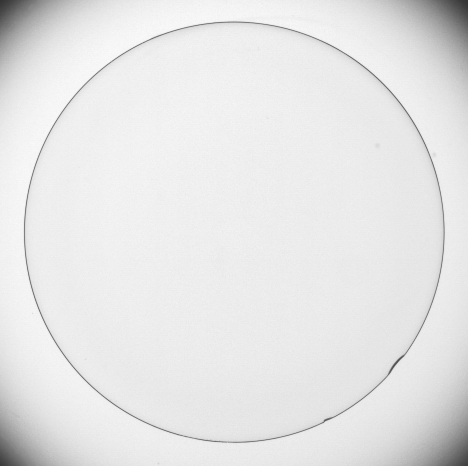
#> input picture Jupyter Notebook/contact_lens.tif, 468 x 466 px
$ jupyter execute --allow-errors en2550_lec03_spatial_filtering.ipynb   (shell and % lines are left out)   (older library calls are emulated)
#> lines starting #> are read from the running program, lines starting #| are printed output that depends on the picture; long printed decimals are rounded
# Averrage Fitlering Using Loops
Do not use this as this is inefficient and does not work for any kernel in gerneral due not doing a propper convertion to uint8.

[cell 1]
import cv2 as cv
import matplotlib.pyplot as plt
import numpy as np
import math

# [11 lines left out: function filter, not called in this run]

img = cv.imread('../images/keira.jpg', cv.IMREAD_REDUCED_GRAYSCALE_8)
f, axarr = plt.subplots(1,2)
#> (the rest of this cell did not finish here and is left out)

# Averaging Using Filt2D

[cell 2]
import cv2 as cv
import numpy as np
from matplotlib import pyplot as plt

img = cv.imread('../images/gal.jpg', cv.IMREAD_REDUCED_GRAYSCALE_2)

# Averaging
kernel = np.ones((3,3),np.float32)/9
#> (the rest of this cell did not finish here and is left out)

# Sobel Vertical

[cell 3]
import cv2 as cv
import numpy as np
from matplotlib import pyplot as plt

img = cv.imread('contact_lens.tif', cv.IMREAD_REDUCED_GRAYSCALE_2)
#> img is the input picture: shape (466, 468); min 51, max 250, mean 229.6

# Sobel vertical
kernel = np.array([(-1, -2, -1), (0, 0, 0), (1, 2, 1)], dtype='float')
imgc = cv.filter2D(img,-1,kernel)
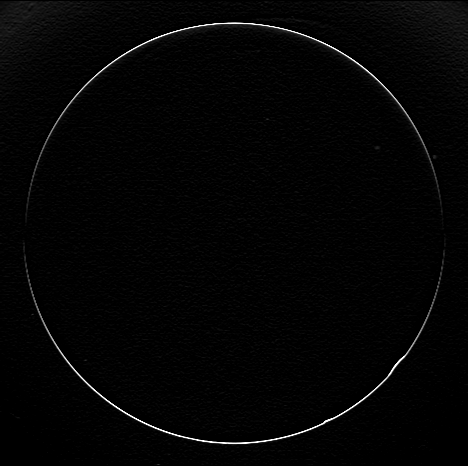
#> imgc: shape (466, 468); min 0, max 255, mean 4.1

#cv.imwrite('../../EN2550Lectures/en2550_lec03_spatial_filtering/figures/sigiriya_sobel_horizontal.jpg', imgc)

fig, axes  = plt.subplots(1,2, sharex='all', sharey='all', figsize=(18,18))
axes[0].imshow(img, cmap='gray')
axes[0].set_title('Original')
axes[0].set_xticks([]), axes[0].set_yticks([])
axes[1].imshow(imgc, cmap='gray')
axes[1].set_title('Sobel Vertical')
axes[1].set_xticks([]), axes[1].set_yticks([])
plt.show()

[cell 4]
# Sobel Horiontal

[cell 5]
import cv2 as cv
import numpy as np
from matplotlib import pyplot as plt

img = cv.imread('../images/gal.jpg', cv.IMREAD_REDUCED_GRAYSCALE_2)


# Sobel horizontal
kernel = np.array([(-1, 0, 1), (-2, 0, 2), (-1, 0, 1)], dtype='float')
#> (the rest of this cell did not finish here and is left out)

# Border Effect

[cell 6]
# Border Effect
import cv2 as cv
import matplotlib.pyplot as plt
img = cv.imread('../images/puja.jpg', cv.IMREAD_REDUCED_GRAYSCALE_8)

sigma = 1
kernel = cv.getGaussianKernel(11, sigma)
b = 11
dst = cv.copyMakeBorder(img, top = b, bottom = b, left = b, right = b, borderType=cv.BORDER_REPLICATE)

result = cv.sepFilter2D(dst, -1, kernel, kernel, anchor=(-1,-1), delta=0, borderType=cv.BORDER_REPLICATE)
#> (the rest of this cell did not finish here and is left out)

# Sharpening
125 added to the img - smoothed when displaying

[cell 7]
# Sharpening
import cv2 as cv
import matplotlib.pyplot as plt
from scipy import stats

img = cv.imread('../images/tom.jpg', cv.IMREAD_REDUCED_GRAYSCALE_2)
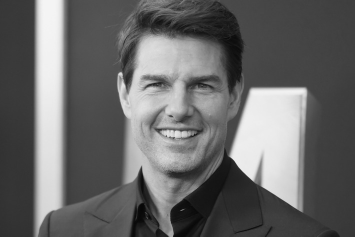
#> input picture Jupyter Notebook/tom.jpg, 355 x 237 px, found by its file name
#> img is the input picture: shape (237, 355); min 6, max 245, mean 103.6

sigma = 2
kernel = cv.getGaussianKernel(5, sigma)
blurred = cv.sepFilter2D(img, -1, kernel, kernel, anchor=(-1,-1), delta=0, borderType=cv.BORDER_REPLICATE)
diff = img.astype('float32') - blurred.astype('float32')
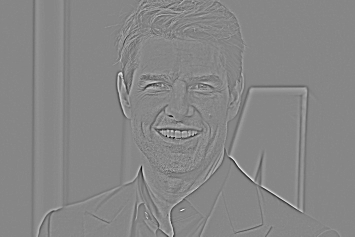
#> diff: shape (237, 355) float32; min -82, max 73, mean 0; drawn with min black and max white

sharpened = cv.addWeighted(img.astype('float32') , 1.0, diff, 1.5, 0)
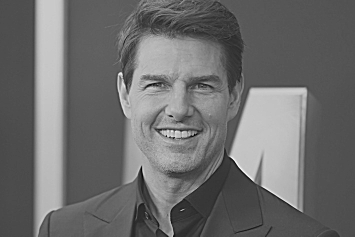
#> sharpened: shape (237, 355) float32; min -63.5, max 326, mean 103.6; drawn with min black and max white

print(stats.describe(diff.ravel()))
#| DescribeResult(nobs=84135, minmax=(-82.0, 73.0), mean=-0.003613, variance=32.461, skewness=-0.4506, kurtosis=24.617)


# [4 lines of commented-out code are left out]

fig, axes  = plt.subplots(2,2, sharex='all', sharey='all', figsize=(18,10))
axes[0,0].imshow(img, cmap='gray')
axes[0,0].set_title('Original')
axes[0,0].set_xticks([]), axes[0,0].set_yticks([])
axes[0,1].imshow(blurred, cmap='gray')
axes[0,1].set_title('Blurred')
axes[0,1].set_xticks([]), axes[0,1].set_yticks([])
axes[1,0].imshow(diff + 125, cmap='gray')
axes[1,0].set_title('Difference')
axes[1,0].set_xticks([]), axes[1,0].set_yticks([])
axes[1,1].imshow(sharpened, cmap='gray')
axes[1,1].set_title('Sharpened')
axes[1,1].set_xticks([]), axes[1,1].set_yticks([])
# plt.savefig('../../EN2550Lectures/en2550_lec03_spatial_filtering/figures/tom_unsharp.jpg')
plt.show()

# Smoothing with Box Filter

[cell 8]
#  Box filer
import cv2 as cv
import matplotlib.pyplot as plt
import numpy as np
from scipy import stats

img = cv.imread('../images/butterfly.jpg', cv.IMREAD_REDUCED_GRAYSCALE_4)
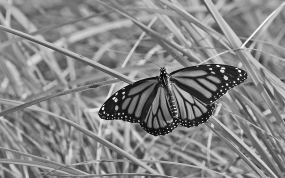
#> input picture Jupyter Notebook/butterfly.jpg, 285 x 178 px, found by its file name
#> img is the input picture: shape (178, 285); min 8, max 254, mean 134

# Box filter
box = 1./81.*np.ones((9,9))
imgb = cv.filter2D(img,-1,box)
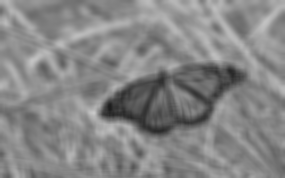
#> imgb: shape (178, 285); min 29, max 200, mean 134


# Box filter
gaus = cv.getGaussianKernel(9, 4)
imgg = cv.sepFilter2D(img, -1, gaus, gaus)

# cv.imwrite('../../EN2550Lectures/en2550_lec03_spatial_filtering/figures/box_vs_gaussian_original.jpg', img)
# cv.imwrite('../../EN2550Lectures/en2550_lec03_spatial_filtering/figures/box_vs_gaussian_box.jpg', imgb)
# cv.imwrite('../../EN2550Lectures/en2550_lec03_spatial_filtering/figures/box_vs_gaussian_gaussian.jpg', imgg)


fig, axes  = plt.subplots(1,3, sharex='all', sharey='all', figsize=(18,18))
axes[0].imshow(img, cmap='gray')
axes[0].set_title('Original')
axes[0].set_xticks([]), axes[0].set_yticks([])
axes[1].imshow(imgb, cmap='gray')
axes[1].set_title('Box')
axes[1].set_xticks([]), axes[1].set_yticks([])
axes[2].imshow(imgg, cmap='gray')
axes[2].set_title('Gaussian')
axes[2].set_xticks([]), axes[1].set_yticks([])
plt.show()

# Creatign a Gaussian Kernel

[cell 9]
import cv2 as cv

import matplotlib.pyplot as plt
from mpl_toolkits.mplot3d import Axes3D
from matplotlib import cm
from matplotlib.ticker import LinearLocator, FormatStrFormatter
import numpy as np

fig = plt.figure(figsize=(18,18))
ax = fig.add_subplot(111, projection='3d')
sigma = 1


X = np.arange(-5, 5, 0.25)
Y = np.arange(-5, 5, 0.25)
X, Y = np.meshgrid(X, Y)
Z = np.exp(-(X**2 + Y**2)/(2*sigma**2))

# Plot the surface.
surf = ax.plot_surface(X, Y, Z, cmap=cm.jet, linewidth=0, antialiased=True)

# Customize the z axis.
#ax.set_zlim(-1.01, 1.01)
ax.zaxis.set_major_locator(LinearLocator(10))
ax.zaxis.set_major_formatter(FormatStrFormatter('%.02f'))
ax.set_aspect('equal', 'box')
#ax.view_init(90, 0)
cset = ax.contourf(X, Y, Z, zdir='z', offset=np.min(Z) -1.5, cmap=cm.jet)
ax.set_zlim(np.min(Z) - 2, np.max(Z))
# Add a color bar which maps values to colors.
#fig.colorbar(surf, shrink=0.5, aspect=5)
# Hide grid lines
# ax.grid(False)
plt.axis('off')

# [6 lines of commented-out code are left out]

plt.show()
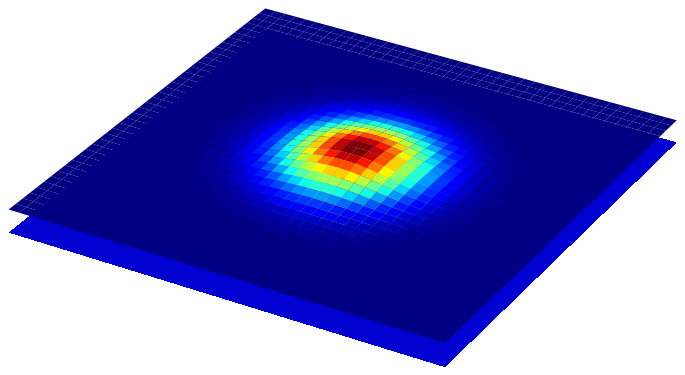
#> figure drawn by matplotlib, 1 panel

# Gaussian Noise Filtering

[cell 10]
# Gaussian Noise Filtering
import cv2 as cv
import matplotlib.pyplot as plt
import numpy as np
img = cv.imread('../images/gal.jpg', cv.IMREAD_COLOR)
#> (the rest of this cell did not finish here and is left out)

# Effect of $\sigma$

[cell 11]
import cv2 as cv

import matplotlib.pyplot as plt
from mpl_toolkits.mplot3d import Axes3D
from matplotlib import cm
from matplotlib.ticker import LinearLocator, FormatStrFormatter
import numpy as np
import tikzplotlib

def g(x, mu, sigma):
    return 1./(sigma*np.sqrt(2.*np.pi))*np.exp(-(x-mu)**2/(2*sigma**2))


x = np.arange(-10., 10., 0.1)
fig, ax  = plt.subplots(1,1, sharex='all', sharey='all', figsize=(10,10))
ax.plot(x, g(x, 0, 1), label='$\sigma=1$')
ax.plot(x, g(x, 0, 3), label='$\sigma=3$')
ax.plot(x, g(x, 0, 5), label='$\sigma=5$')
ax.legend()
tikzplotlib.save("../../EN2550Lectures/en2550_lec03_spatial_filtering/figures/effect_of_sigma.tex")
#> (this line was passed over: tikzplotlib is not available in this run)
plt.show()
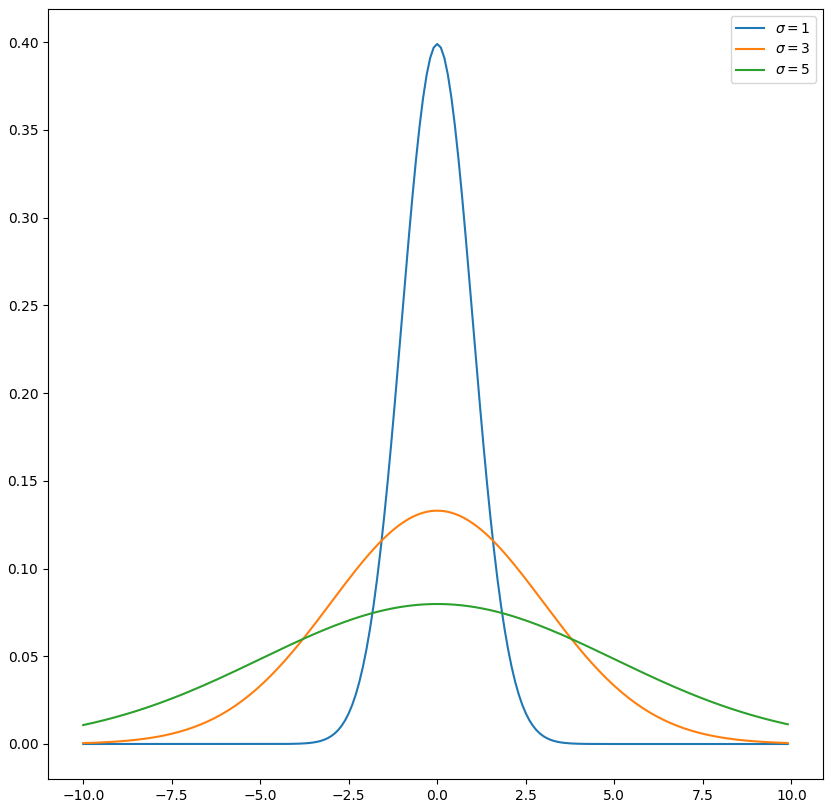
#> figure drawn by matplotlib, 1 panel; curve peaks at x = -3.55e-14, y = 0.399; curve peaks at x = -3.55e-14, y = 0.133; curve peaks at x = -3.55e-14, y = 0.0798

# Noise

[cell 12]
import matplotlib.pyplot as plt
import numpy as np
import os
import cv2 as cv
import numpy as np
from scipy import stats


# [57 lines left out: function noisy, not called in this run]

img = cv.imread('../images/gal.jpg', cv.IMREAD_COLOR)
#> (the rest of this cell did not finish here and is left out)

# Effect of Gaussian Noise Level and Smoothing Level

[cell 13]
# Effect of Gaussian Kernel Size
import cv2 as cv
import numpy as np
import matplotlib.pyplot as plt
img = cv.imread('../images/emma.jpg', cv.IMREAD_REDUCED_GRAYSCALE_4)


mean = 0.
noise = [0.05, 0.1, 0.2]
sigma = [0, 1, 2]
sigma_text = ['no smoothing', 'smoothing kernel 1 px', 'smoothing kernel 2 px']
fig, axes  = plt.subplots(3, 3, sharex='all', sharey='all', figsize=(12,12))


#> (the rest of this cell did not finish here and is left out)

# Failure of Gaussian Smoothing to Handle Salt and Pepper Noise

[cell 14]
# Effect of Gaussian Kernel Size
import cv2 as cv
import numpy as np
import matplotlib.pyplot as plt
img = cv.imread('../images/emma.jpg', cv.IMREAD_REDUCED_GRAYSCALE_4)
#> (the rest of this cell did not finish here and is left out)

# Median Filtering

[cell 15]
import cv2 as cv
import numpy as np
import matplotlib.pyplot as plt
img = cv.imread('../images/emma.jpg', cv.IMREAD_REDUCED_GRAYSCALE_2)
#> (the rest of this cell did not finish here and is left out)

# Unsharp Mask Filter

[cell 16]
import cv2 as cv

import matplotlib.pyplot as plt
from mpl_toolkits.mplot3d import Axes3D
from matplotlib import cm
from matplotlib.ticker import LinearLocator, FormatStrFormatter
import numpy as np

fig = plt.figure(figsize=(18,18))
ax = fig.add_subplot(111, projection='3d')
sigma = 1


X = np.arange(-5, 5.25, 0.25)
Y = np.arange(-5, 5.25, 0.25)
X, Y = np.meshgrid(X, Y)
Z = np.exp(-(X**2 + Y**2)/(2*sigma**2))
imp = np.zeros(Z.shape)
print(Z.shape)
imp[int(Z.shape[0]/2), int(Z.shape[1]/2)] = 2
Z = imp - Z

# Plot the surface.
surf = ax.plot_surface(X, Y, Z, cmap=cm.jet, linewidth=0, antialiased=True)

# Customize the z axis.
#ax.set_zlim(-1.01, 1.01)
ax.zaxis.set_major_locator(LinearLocator(10))
ax.zaxis.set_major_formatter(FormatStrFormatter('%.02f'))
ax.set_aspect('equal', 'box')
#ax.view_init(90, 0)
cset = ax.contourf(X, Y, Z, zdir='z', offset=np.min(Z) -1.5, cmap=cm.jet)
ax.set_zlim(np.min(Z) - 2, np.max(Z))
# Add a color bar which maps values to colors.
#fig.colorbar(surf, shrink=0.5, aspect=5)
# Hide grid lines
# ax.grid(False)
plt.axis('off')

# Hide axes ticks
# ax.set_xticks([])
# ax.set_yticks([])
# ax.set_zticks([])


plt.show()
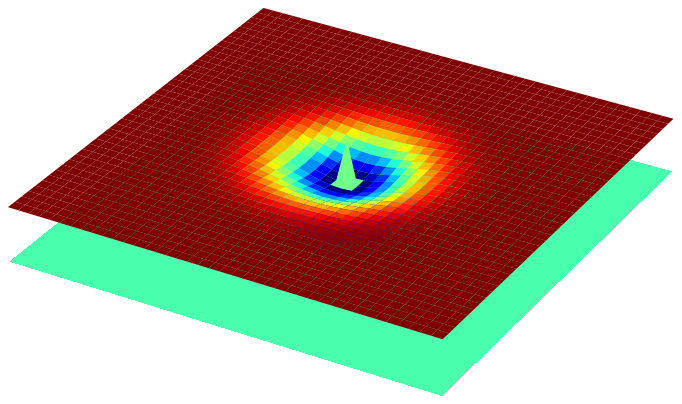
#> figure drawn by matplotlib, 1 panel

[cell 17]
# Sharpenign Using Unsharp Marsking Filer

[cell 18]
import cv2 as cv
import numpy as np
from matplotlib import pyplot as plt

img = cv.imread('tom.jpg', cv.IMREAD_REDUCED_GRAYSCALE_2)

# Sobel vertical
kernel = np.array([(0, -1, 0), (-1, 5, -1), (0, -1, 0)], dtype='float')
imgc = cv.filter2D(img,-1,kernel)
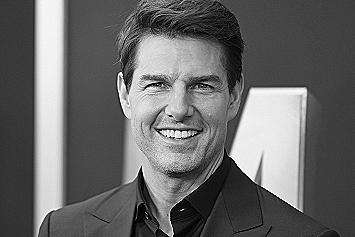
#> imgc: shape (237, 355); min 0, max 255, mean 103.7

#cv.imwrite('../../EN2550Lectures/en2550_lec03_spatial_filtering/figures/sigiriya_sobel_horizontal.jpg', imgc)

fig, axes  = plt.subplots(1,2, sharex='all', sharey='all', figsize=(18,18))
axes[0].imshow(img, cmap='gray')
axes[0].set_title('Original')
axes[0].set_xticks([]), axes[0].set_yticks([])
axes[1].imshow(imgc, cmap='gray')
axes[1].set_title('Sharpened')
axes[1].set_xticks([]), axes[1].set_yticks([])
plt.show()
